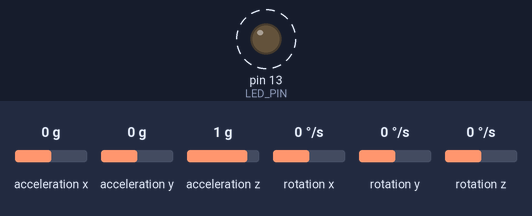
Recording of a sketch running on a simulated Arduino Uno, built with avr-gcc and run on an emulated ATmega328P. On the bench: output pins drawn as LEDs (lit = HIGH). Dashed ring = blinking. The test bench sets the inputs (shaded band); at power-on: acceleration x 0 g, acceleration y 0 g, acceleration z 1 g, rotation x 0 °/s, rotation y 0 °/s, rotation z 0 °/s. What the sketch prints to the serial monitor is not drawn.

Above: at 0.22 s.
Timing chart, 0 to 3.0 s (numbered marks = the images above):
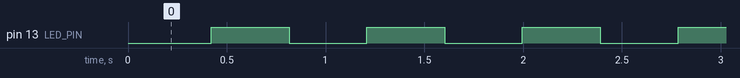

The sketch:

MPU6050.ino
```cpp
// I2C device class (I2Cdev) demonstration Arduino sketch for MPU6050 class
// 10/7/2011 by Jeff Rowberg <jeff@rowberg.net>
// Updates should (hopefully) always be available at https://github.com/jrowberg/i2cdevlib
//
// Changelog:
//      2013-05-08 - added multiple output formats
//                 - added seamless Fastwire support
//      2011-10-07 - initial release

/* ============================================
  I2Cdev device library code is placed under the MIT license
  Copyright (c) 2011 Jeff Rowberg

  Permission is hereby granted, free of charge, to any person obtaining a copy
  of this software and associated documentation files (the "Software"), to deal
  in the Software without restriction, including without limitation the rights
  to use, copy, modify, merge, publish, distribute, sublicense, and/or sell
  copies of the Software, and to permit persons to whom the Software is
  furnished to do so, subject to the following conditions:

  The above copyright notice and this permission notice shall be included in
  all copies or substantial portions of the Software.

  THE SOFTWARE IS PROVIDED "AS IS", WITHOUT WARRANTY OF ANY KIND, EXPRESS OR
  IMPLIED, INCLUDING BUT NOT LIMITED TO THE WARRANTIES OF MERCHANTABILITY,
  FITNESS FOR A PARTICULAR PURPOSE AND NONINFRINGEMENT. IN NO EVENT SHALL THE
  AUTHORS OR COPYRIGHT HOLDERS BE LIABLE FOR ANY CLAIM, DAMAGES OR OTHER
  LIABILITY, WHETHER IN AN ACTION OF CONTRACT, TORT OR OTHERWISE, ARISING FROM,
  OUT OF OR IN CONNECTION WITH THE SOFTWARE OR THE USE OR OTHER DEALINGS IN
  THE SOFTWARE.
  ===============================================
*/

// I2Cdev and MPU6050 must be installed as libraries, or else the .cpp/.h files
// for both classes must be in the include path of your project
#include "I2Cdev.h"
#include "MPU6050.h"

// Arduino Wire library is required if I2Cdev I2CDEV_ARDUINO_WIRE implementation
// is used in I2Cdev.h
#if I2CDEV_IMPLEMENTATION == I2CDEV_ARDUINO_WIRE
#include "Wire.h"
#endif

// class default I2C address is 0x68
// specific I2C addresses may be passed as a parameter here
// AD0 low = 0x68 (default for InvenSense evaluation board)
// AD0 high = 0x69
MPU6050 accelgyro;
//MPU6050 accelgyro(0x69); // <-- use for AD0 high

int16_t ax, ay, az;
int16_t gx, gy, gz;
#define CYCLE_TIME 100


// uncomment "OUTPUT_READABLE_ACCELGYRO" if you want to see a tab-separated
// list of the accel X/Y/Z and then gyro X/Y/Z values in decimal. Easy to read,
// not so easy to parse, and slow(er) over UART.
#define OUTPUT_READABLE_ACCELGYRO

// uncomment "OUTPUT_BINARY_ACCELGYRO" to send all 6 axes of data as 16-bit
// binary, one right after the other. This is very fast (as fast as possible
// without compression or data loss), and easy to parse, but impossible to read
// for a human.
//#define OUTPUT_BINARY_ACCELGYRO


#define LED_PIN 13
bool blinkState = false;

void setup() {
  // join I2C bus (I2Cdev library doesn't do this automatically)
#if I2CDEV_IMPLEMENTATION == I2CDEV_ARDUINO_WIRE
  Wire.begin();
#elif I2CDEV_IMPLEMENTATION == I2CDEV_BUILTIN_FASTWIRE
  Fastwire::setup(400, true);
#endif

  // initialize serial communication
  // (38400 chosen because it works as well at 8MHz as it does at 16MHz, but
  // it's really up to you depending on your project)
  Serial.begin(9600);

  // initialize device
  Serial.println("Initializing I2C devices...");
  accelgyro.initialize();

  // verify connection
  Serial.println("Testing device connections...");
  Serial.println(accelgyro.testConnection() ? "MPU6050 connection successful" : "MPU6050 connection failed");

  // use the code below to change accel/gyro offset values
  /*
    Serial.println("Updating internal sensor offsets...");
    // -76	-2359	1688	0	0	0
    Serial.print(accelgyro.getXAccelOffset()); Serial.print("\t"); // -76
    Serial.print(accelgyro.getYAccelOffset()); Serial.print("\t"); // -2359
    Serial.print(accelgyro.getZAccelOffset()); Serial.print("\t"); // 1688
    Serial.print(accelgyro.getXGyroOffset()); Serial.print("\t"); // 0
    Serial.print(accelgyro.getYGyroOffset()); Serial.print("\t"); // 0
    Serial.print(accelgyro.getZGyroOffset()); Serial.print("\t"); // 0
    Serial.print("\n");
    accelgyro.setXGyroOffset(220);
    accelgyro.setYGyroOffset(76);
    accelgyro.setZGyroOffset(-85);
    Serial.print(accelgyro.getXAccelOffset()); Serial.print("\t"); // -76
    Serial.print(accelgyro.getYAccelOffset()); Serial.print("\t"); // -2359
    Serial.print(accelgyro.getZAccelOffset()); Serial.print("\t"); // 1688
    Serial.print(accelgyro.getXGyroOffset()); Serial.print("\t"); // 0
    Serial.print(accelgyro.getYGyroOffset()); Serial.print("\t"); // 0
    Serial.print(accelgyro.getZGyroOffset()); Serial.print("\t"); // 0
    Serial.print("\n");
  */

  // configure Arduino LED pin for output
  pinMode(LED_PIN, OUTPUT);
}

void loop() {
  // read raw accel/gyro measurements from device
  int32_t ax_tot = 0;
  int32_t ay_tot = 0;
  int32_t az_tot = 0;
  int32_t gx_tot = 0;
  int32_t gy_tot = 0;
  int32_t gz_tot = 0;
  for (int i = 0; i < CYCLE_TIME; i++) {
    accelgyro.getMotion6(&ax, &ay, &az, &gx, &gy, &gz);
    ax_tot += ax;
    ay_tot += ay;
    az_tot += az;
    gx_tot += gx;
    gy_tot += gy;
    gz_tot += gz;
  }
  ax = ax_tot / CYCLE_TIME;
  ay = ay_tot / CYCLE_TIME;
  az = az_tot / CYCLE_TIME;
  gx = gx_tot / CYCLE_TIME;
  gy = gy_tot / CYCLE_TIME;
  gz = gz_tot / CYCLE_TIME;

  // these methods (and a few others) are also available
  //accelgyro.getAcceleration(&ax, &ay, &az);
  //accelgyro.getRotation(&gx, &gy, &gz);

#ifdef OUTPUT_READABLE_ACCELGYRO
  // display tab-separated accel/gyro x/y/z values
  Serial.print("a/g:\t");
  Serial.print(ax); Serial.print("\t");
  Serial.print(ay); Serial.print("\t");
  Serial.print(az); Serial.print("\t");
  Serial.print(gx); Serial.print("\t");
  Serial.print(gy); Serial.print("\t");
  Serial.println(gz);
#endif

#ifdef OUTPUT_BINARY_ACCELGYRO
  Serial.write((uint8_t)(ax >> 8)); Serial.write((uint8_t)(ax & 0xFF));
  Serial.write((uint8_t)(ay >> 8)); Serial.write((uint8_t)(ay & 0xFF));
  Serial.write((uint8_t)(az >> 8)); Serial.write((uint8_t)(az & 0xFF));
  Serial.write((uint8_t)(gx >> 8)); Serial.write((uint8_t)(gx & 0xFF));
  Serial.write((uint8_t)(gy >> 8)); Serial.write((uint8_t)(gy & 0xFF));
  Serial.write((uint8_t)(gz >> 8)); Serial.write((uint8_t)(gz & 0xFF));
#endif

  // blink LED to indicate activity
  blinkState = !blinkState;
  digitalWrite(LED_PIN, blinkState);
}
```

Measured:
- by itself, pin 13 (LED_PIN): alternates HIGH for 0.39 s and LOW for 0.39 s
